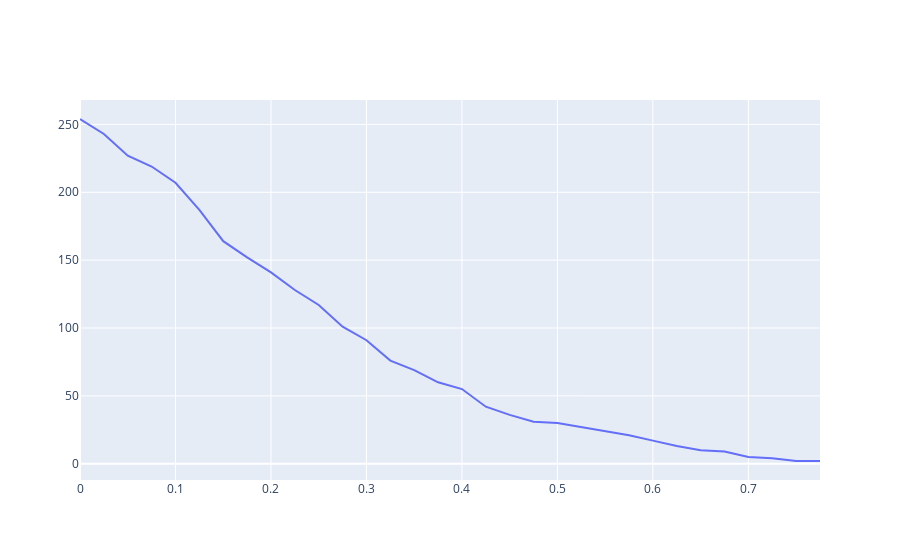

The code cell stored with this chart in its notebook:
### Code cell
fig = go.Figure()
fig.add_trace(go.Scatter(x = np.arange(0, 0.8, 0.025), y = np.array(revsc_peaks_retained)))

### Figure 1 — Plotly figure (JSON) as saved in the notebook; plotly's stock layout.template omitted (floating-point values rounded to 4 significant figures)
{"data": [{"type": "scatter", "x": [0, 0.025, 0.05, 0.075, 0.1, 0.125, 0.15, 0.175, 0.2, 0.225, 0.25, 0.275, 0.3, 0.325, 0.35, 0.375, 0.4, 0.425, 0.45, 0.475, 0.5, 0.525, 0.55, 0.575, 0.6, 0.625, 0.65, 0.675, 0.7, 0.725, 0.75, 0.775], "y": [254, 243, 227, 219, 207, 187, 164, 152, 141, 128, 117, 101, 91, 76, 69, 60, 55, 42, 36, 31, 30, 27, 24, 21, 17, 13, 10, 9, 5, 4, 2, 2]}], "layout": {}}
